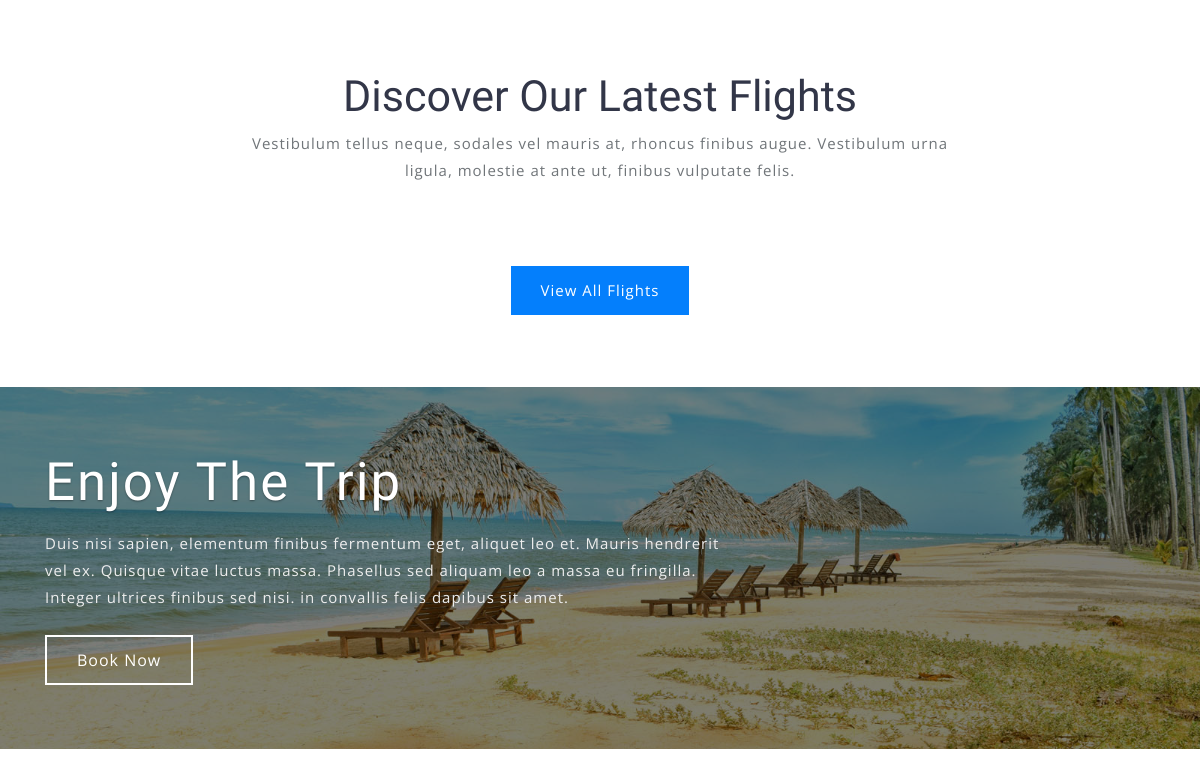
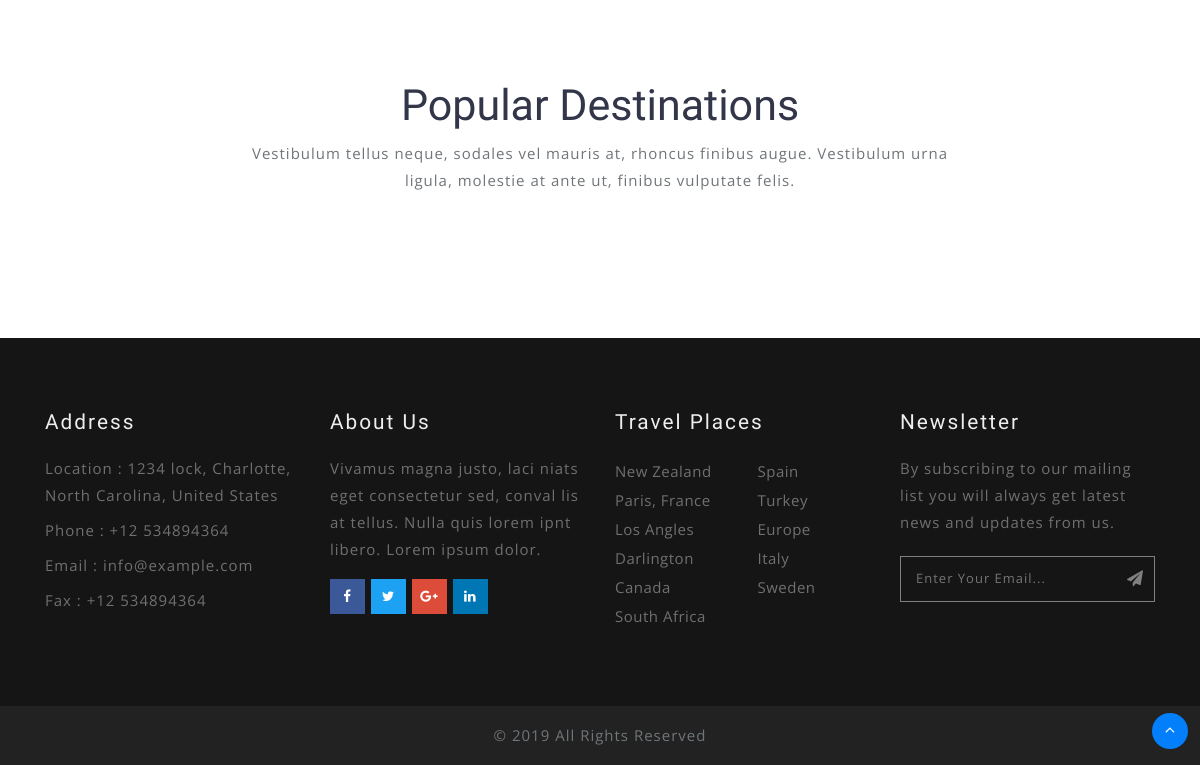
Before: / (lower part) with the older database file (2 pictures, top to bottom).
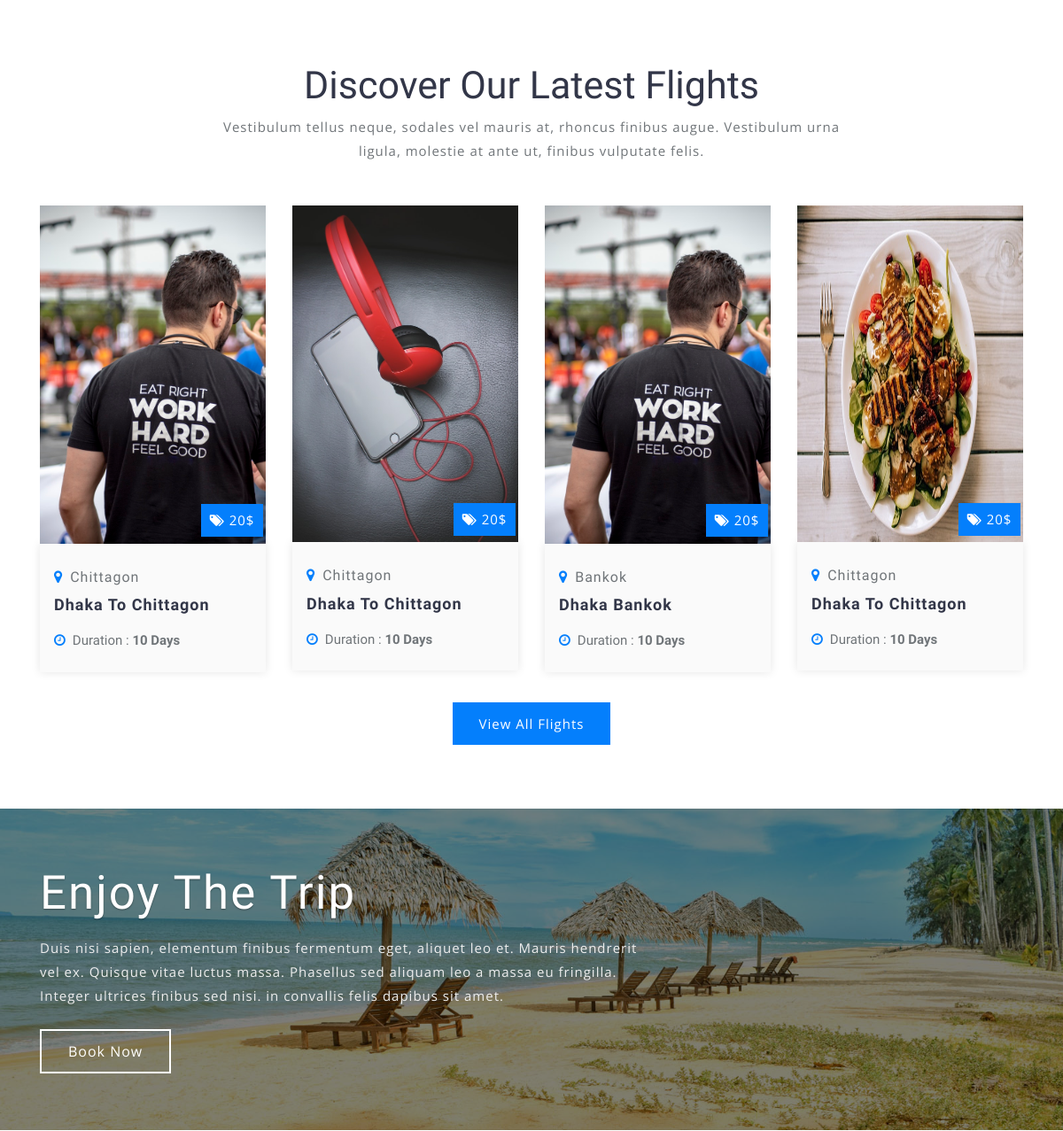
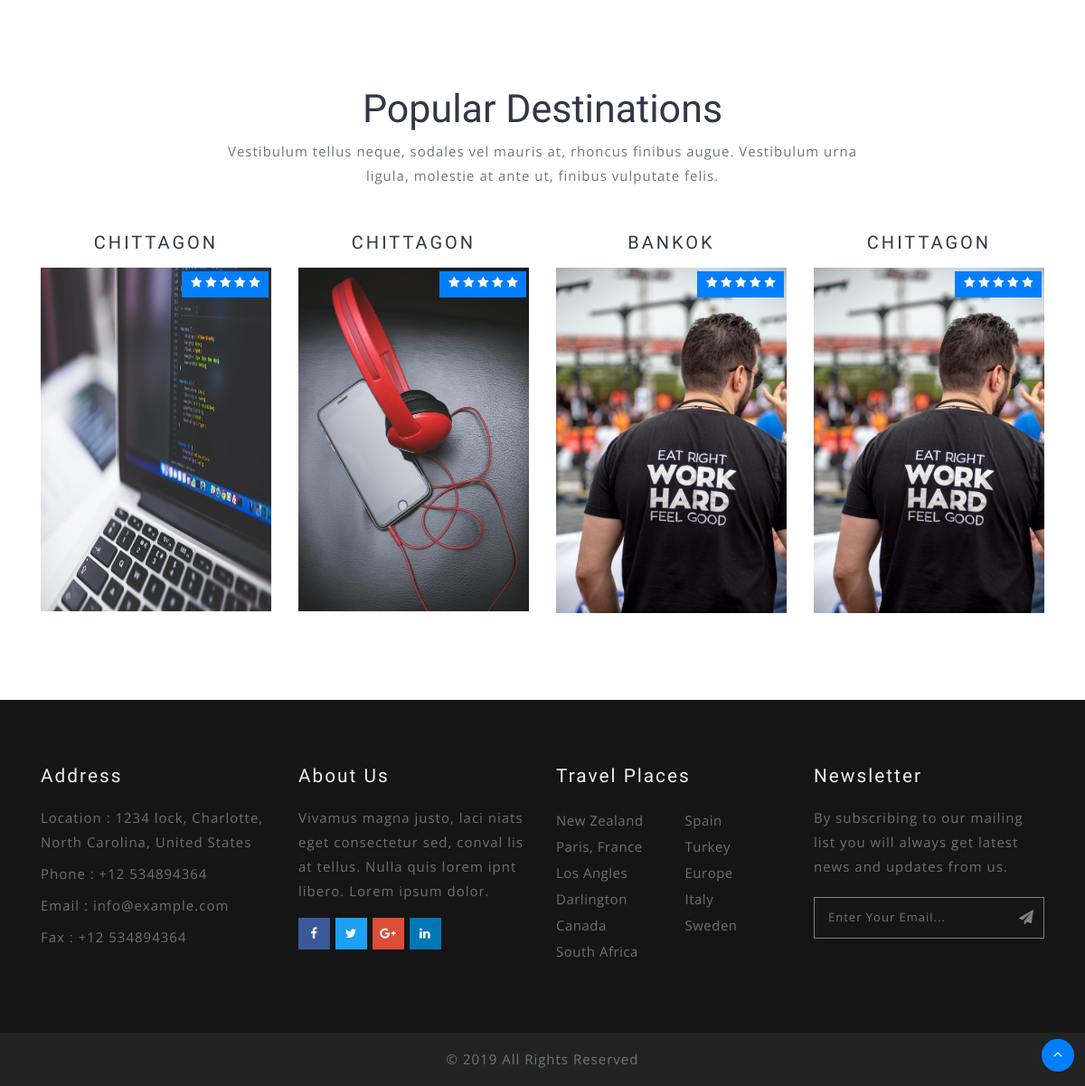
After: the same page with the newer database file (2 pictures, top to bottom).
### tables this page shows
CREATE TABLE `flight_table` (
  `flight_id` int(11) NOT NULL,
  `route_id` int(11) DEFAULT NULL,
  `flight_date` date DEFAULT NULL,
  `flight_time` time DEFAULT NULL,
  `plane_model` varchar(100) DEFAULT NULL,
  `price` float(8,2) NOT NULL DEFAULT '0.00',
  `flight_description` text,
  `flight_image` varchar(100) DEFAULT 'default.png',
  `flight_status` varchar(100) DEFAULT NULL
);

CREATE TABLE `route` (
  `route_id` int(11) NOT NULL,
  `route_name` varchar(100) NOT NULL,
  `start_destination` varchar(100) NOT NULL,
  `end_destination` varchar(100) NOT NULL,
  `route_status` varchar(20) DEFAULT 'active'
);

### class/DB.php (called while the page is built, shortened)
<?php
class Database {
    public $pdo;
    private $username = 'root';
    private $password = '';
    private $host = 'localhost';
    private $database = 'flight';
    function __construct() {
        if (!isset($this->pdo)) {
            try {
                $link = new PDO("mysql:host=" . $this->host . "; dbname=" . $this->database, $this->username, $this->password);
                $link->setAttribute(PDO::ATTR_ERRMODE, PDO::ERRMODE_EXCEPTION);
                $link->exec("SET CHARACTER SET utf8");
                $this->pdo = $link;
            } catch (PDOException $exc) {
                die("Field to Connect with Database" . $exc->getMessage());
            }
        }
    }
    public function fetchObject($sql) {
        $statement = $this->pdo->prepare($sql);
        if ($statement){
            $statement->execute();
            $data = $statement->fetchAll(PDO::FETCH_OBJ);
            return $data;
        }else{
            return false;
        }
    }
}

### index.php (the view, shortened to what this page needs)
<?php include('inc/header.php'); ?>
<section class="packages py-5">
	<div class="container py-lg-4 py-sm-3">
		<h3 class="heading text-capitalize text-center"> Discover our latest flights</h3>
		<p class="text mt-2 mb-5 text-center">Vestibulum tellus neque, sodales vel mauris at, rhoncus finibus augue. Vestibulum urna ligula, molestie at ante ut, finibus vulputate felis.</p>
		<div class="row">
			<?php
			$flights = $db->fetchObject('select * from flight_table f join route r on f.route_id = r.route_id order by f.flight_id desc limit 4');
			foreach ($flights as $flight){?>
				<div class="col-lg-3 col-sm-6">
					<div class="image-tour position-relative">
						<img src="uploads/flight/<?php echo $flight->flight_image;?>" alt="" class="img-fluid" style="min-height: 380px;"/>
						<p><span class="fa fa-tags"></span> <span>20$</span></p>
					</div>
					<div class="package-info">
						<h6 class="mt-1"><span class="fa fa-map-marker mr-2"></span><?php echo $flight->end_destination; ?></h6>
						<h5 class="my-2"><?php echo $flight->route_name; ?></h5>
						<ul class="listing mt-3">
							<li><span class="fa fa-clock-o mr-2"></span>Duration : <span>10 Days</span></li>
						</ul>
					</div>
				</div>
			<?php  } ?>
		</div>
		<div class="view-package text-center mt-4">
			<a href="flight_list.php">View All Flights</a>
		</div>
	</div>
</section>
<section class="text-content">
	<div class="overlay-inner py-5">
		<div class="container py-md-3">
			<div class="test-info">
				<h4 class="tittle">Enjoy The Trip</h4>
				<p class="mt-3">Duis nisi sapien, elementum finibus fermentum eget, aliquet leo et. Mauris hendrerit vel ex. Quisque vitae luctus massa.
					Phasellus sed aliquam leo a massa eu fringilla. Integer ultrices finibus sed nisi. in convallis felis dapibus
				sit amet.</p>
				<div class="text-left mt-4">
					<a href="booking.php">Book Now</a>
				</div>
			</div>
		</div>
	</div>
</section>
<section class="destinations py-5" id="destinations">
	<div class="container py-xl-5 py-lg-3">
		<h3 class="heading text-capitalize text-center"> Popular Destinations</h3>
		<p class="text mt-2 mb-5 text-center">Vestibulum tellus neque, sodales vel mauris at, rhoncus finibus augue. Vestibulum urna ligula, molestie at ante ut, finibus vulputate felis.</p>
		<div class="row inner-sec-w3layouts-w3pvt-lauinfo">
			<?php
			$flights = $db->fetchObject('select * from flight_table f join route r on f.route_id = r.route_id order by rand() desc limit 4');
			foreach ($flights as $flight){?>
				<div class="col-md-3 col-sm-6 col-6 destinations-grids text-center">
					<h4 class="destination mb-3"><?php echo $flight->end_destination;  ?></h4>
					<div class="image-position position-relative">
						<img src="uploads/flight/<?php echo $flight->flight_image;?>" alt="" class="img-fluid" style="min-height: 380px;"/>
						<div class="rating">
							<ul>
								<li><span class="fa fa-star"></span></li>
								<li><span class="fa fa-star"></span></li>
								<li><span class="fa fa-star"></span></li>
								<li><span class="fa fa-star"></span></li>
								<li><span class="fa fa-star"></span></li>
							</ul>
						</div>
					</div>
				</div>
			<?php } ?>
		</div>
	</div>
</section>
<?php include('inc/footer.php'); ?>

### inc/header.php (shortened to what this page needs)
<?php
include 'class/DB.php';
$db = new Database();
?>
<!DOCTYPE html>
<html lang="en">
<head>
    <link href="asset/front/css/bootstrap.css" rel='stylesheet' type='text/css' />
    <link href="asset/front/css/style.css" rel='stylesheet' type='text/css' />
    <link href="asset/front/css/font-awesome.min.css" rel="stylesheet">
  <link href="asset/front/css/css_slider.css" type="text/css" rel="stylesheet" media="all">
</head>
<body>

### inc/footer.php (shortened to what this page needs)
<footer>
<section class="footer footer_w3layouts_section_1its py-5">
  <div class="container py-lg-4 py-3">
    <div class="row footer-top">
      <div class="col-lg-3 col-sm-6 footer-grid_section_1its_w3">
        <div class="footer-title">
          <h3>Address</h3>
        </div>
        <div class="footer-text">
          <p>Location : 1234 lock, Charlotte, North Carolina, United States</p>
          <p>Phone : +12 534894364</p>
          <p>Email : <a href="mailto:info@example.com">info@example.com</a></p>
          <p>Fax : +12 534894364</p>
        </div>
      </div>
      <div class="col-lg-3 col-sm-6 footer-grid_section mt-sm-0 mt-4">
        <div class="footer-title">
          <h3>About Us</h3>
        </div>
        <div class="footer-text">
          <p>Vivamus magna justo, laci niats eget consectetur sed, conval lis at tellus. Nulla quis lorem ipnt libero.
          Lorem ipsum dolor.</p>
        </div>
        <ul class="social_section_1info">
          <li class="mb-2 facebook"><a href="#"><span class="fa fa-facebook"></span></a></li>
          <li class="mb-2 twitter"><a href="#"><span class="fa fa-twitter"></span></a></li>
          <li class="google"><a href="#"><span class="fa fa-google-plus"></span></a></li>
          <li class="linkedin"><a href="#"><span class="fa fa-linkedin"></span></a></li>
        </ul>
      </div>
      <div class="col-lg-3 col-sm-6 mt-lg-0 mt-4 footer-grid_section_1its_w3">
        <div class="footer-title">
          <h3>Travel Places</h3>
        </div>
        <div class="row">
          <ul class="col-6 links">
            <li><a href="#choose" class="scroll">New Zealand </a></li>
            <li><a href="#overview" class="scroll">Paris, France </a></li>
            <li><a href="#pricing" class="scroll">Los Angles</a></li>
            <li><a href="#faq" class="scroll"> Darlington</a></li>
            <li><a href="#testimonials" class="scroll">Canada </a></li>
            <li><a href="#contact" class="scroll"> South Africa </a></li>
          </ul>
          <ul class="col-6 links">
            <li><a href="#">Spain </a></li>
            <li><a href="#">Turkey </a></li>
            <li><a href="#faq" class="scroll">Europe </a></li>
            <li><a href="#">Italy </a></li>
            <li><a href="#">Sweden </a></li>
          </ul>
        </div>
      </div>
      <div class="col-lg-3 col-sm-6 mt-lg-0 mt-4 footer-grid_section_1its_w3">
        <div class="footer-title">
          <h3>Newsletter</h3>
        </div>
        <div class="footer-text">
          <p>By subscribing to our mailing list you will always get latest news and updates from us.</p>
          <form action="#" method="post">
            <input type="email" name="Email" placeholder="Enter your email..." required="">
            <button class="btn1"><i class="fa fa-paper-plane" aria-hidden="true"></i></button>
          </form>
        </div>
      </div>
    </div>
  </div>
</section>
</footer>
<div class="copyright py-3 text-center">
  <p>© 2019  All Rights Reserved </a></p>
</div>
<div class="move-top text-right">
  <a href="#home" class="move-top">
    <span class="fa fa-angle-up  mb-3" aria-hidden="true"></span>
  </a>
</div>
</body>
</html>

Changed rows visible on the page:
added flight_table: flight_image (picture), route.end_destination "Chittagon", route.route_name "Dhaka To Chittagon", route.end_destination "CHITTAGON"
added flight_table: flight_image (picture), route.end_destination "Chittagon", route.route_name "Dhaka To Chittagon", route.end_destination "CHITTAGON"
added flight_table: flight_image (picture), route.end_destination "Bankok", route.route_name "Dhaka Bankok", route.end_destination "BANKOK"
added flight_table: flight_image (picture), route.end_destination "Chittagon", route.route_name "Dhaka To Chittagon", shown under "Discover Our Latest Flights"
added flight_table: route.end_destination "CHITTAGON", flight_image (picture), shown under "Popular Destinations"
